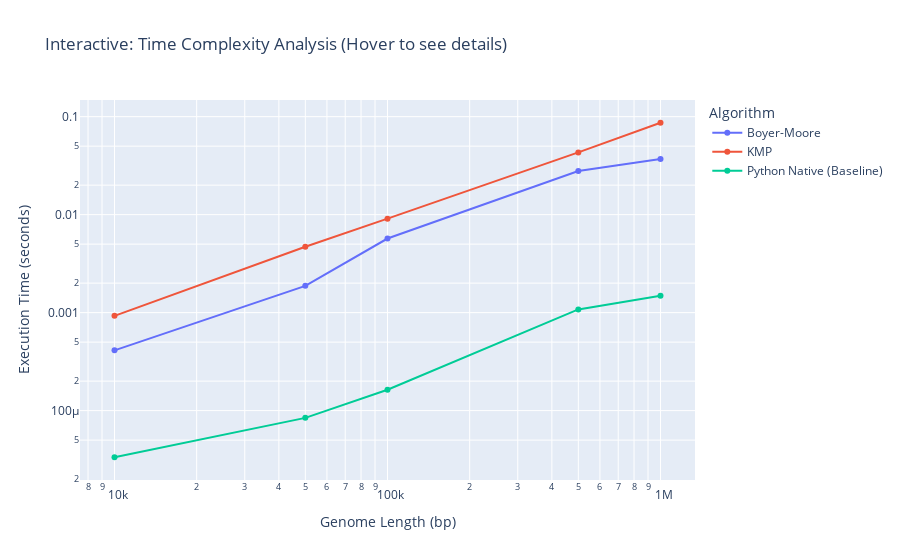

Notebook source saved alongside this figure:
### Code cell
#Interactive Scalability Chart 


print("Generating Interactive Scalability Chart...")

# Create interactive line plot
fig = px.line(
    df_scale, 
    x="Dataset Size", 
    y="Time (s)", 
    color="Algorithm",
    markers=True,
    log_x=True, # Log scale for x-axis
    log_y=True, # Log scale for y-axis makes the difference clearer
    title="Interactive: Time Complexity Analysis (Hover to see details)",
    labels={"Dataset Size": "Genome Length (bp)", "Time (s)": "Execution Time (seconds)"}
)

# Customize layout
fig.update_layout(hovermode="x unified")
fig.show()

### Figure 1 — Plotly figure (JSON) as saved in the notebook; plotly's stock layout.template omitted (floating-point values rounded to 4 significant figures)
{"data": [{"hovertemplate": "Algorithm=Boyer-Moore<br>Genome Length (bp)=%{x}<br>Execution Time (seconds)=%{y}<extra></extra>", "legendgroup": "Boyer-Moore", "line": {"color": "#636efa", "dash": "solid"}, "marker": {"symbol": "circle"}, "mode": "lines+markers", "name": "Boyer-Moore", "orientation": "v", "showlegend": true, "type": "scatter", "x": [10000, 50000, 100000, 500000, 1000000], "xaxis": "x", "y": [0.0004122, 0.001877, 0.005706, 0.0279, 0.03702], "yaxis": "y"}, {"hovertemplate": "Algorithm=KMP<br>Genome Length (bp)=%{x}<br>Execution Time (seconds)=%{y}<extra></extra>", "legendgroup": "KMP", "line": {"color": "#EF553B", "dash": "solid"}, "marker": {"symbol": "circle"}, "mode": "lines+markers", "name": "KMP", "orientation": "v", "showlegend": true, "type": "scatter", "x": [10000, 50000, 100000, 500000, 1000000], "xaxis": "x", "y": [0.0009274, 0.004701, 0.0091, 0.04314, 0.08666], "yaxis": "y"}, {"hovertemplate": "Algorithm=Python Native (Baseline)<br>Genome Length (bp)=%{x}<br>Execution Time (seconds)=%{y}<extra></extra>", "legendgroup": "Python Native (Baseline)", "line": {"color": "#00cc96", "dash": "solid"}, "marker": {"symbol": "circle"}, "mode": "lines+markers", "name": "Python Native (Baseline)", "orientation": "v", "showlegend": true, "type": "scatter", "x": [10000, 50000, 100000, 500000, 1000000], "xaxis": "x", "y": [3.343e-05, 8.437e-05, 0.0001632, 0.001079, 0.001485], "yaxis": "y"}], "layout": {"hovermode": "x unified", "legend": {"title": {"text": "Algorithm"}, "tracegroupgap": 0}, "title": {"text": "Interactive: Time Complexity Analysis (Hover to see details)"}, "xaxis": {"anchor": "y", "domain": [0, 1], "title": {"text": "Genome Length (bp)"}, "type": "log"}, "yaxis": {"anchor": "x", "domain": [0, 1], "title": {"text": "Execution Time (seconds)"}, "type": "log"}}}
